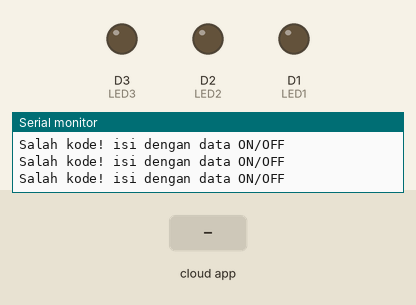
This sketch was run on a simulated ESP8266 (NodeMCU). On the bench: output pins drawn as LEDs (lit = HIGH), the last lines printed to the serial monitor. Inputs (shaded band) come from the test bench. WiFi joins after 1.5 s; servers stay silent unless stated; the Firebase database answers and starts empty.

Above: at 2.7 s.
2.8 s: the phone or cloud app sets Led1 to ON
At 4.1 s:
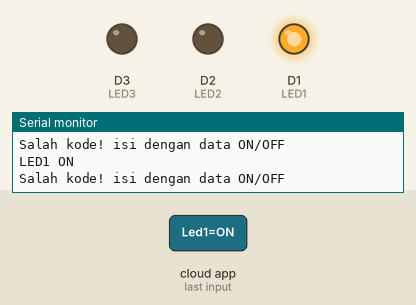
4.5 s: the phone or cloud app sets Led2 to ON
At 5.3 s:
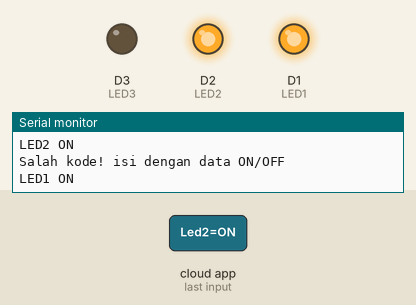
6.0 s: the phone or cloud app sets Led1 to OFF
At 7.3 s:
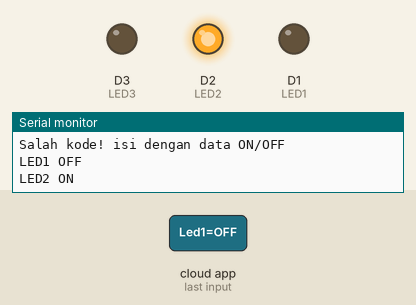
7.6 s: the phone or cloud app sets Led3 to ON
At 9.0 s:
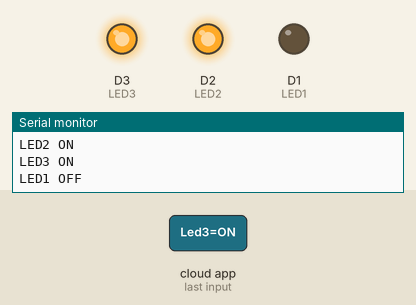
9.3 s: the phone or cloud app sets Led2 to OFF
At 10.0 s:
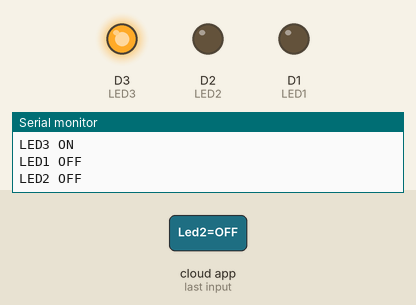
10.9 s: the phone or cloud app sets Led1 to ON
At 11.9 s:
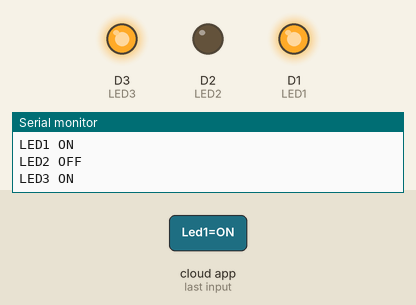
Timing chart, 0 to 13.6 s (numbered marks = the images above; inputs shaded):
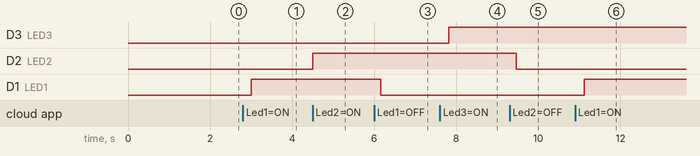

The sketch:

Firebase.ino
```cpp
#include "FirebaseESP8266.h"
#include <ESP8266WiFi.h>

const char* ssid = "SSID";
const char* password = "PASSWORD";

FirebaseData firebaseData;

#define LED1 D1
#define LED2 D2
#define LED3 D3

void setup() {
  Serial.begin(115200);
  pinMode(LED1, OUTPUT);
  pinMode(LED2, OUTPUT);
  pinMode(LED3, OUTPUT);
  digitalWrite(LED1, LOW); //nilai awal LED1 akan off
  digitalWrite(LED2, LOW); //nilai awal LED2 akan off
  digitalWrite(LED3, LOW); //nilai awal LED3 akan off

  ConnectWifi();
  Firebase.begin("https://esp8266-60018-default-rtdb.asia-southeast1.firebasedatabase.app/", "AIzaSyDBLxxx");
  //Firebase.begin("firebase host", "firebase auth database");
}

void ConnectWifi() {
  WiFi.begin(ssid, password);
  //memulai menghubungkan ke wifi router
  while (WiFi.status() != WL_CONNECTED) {
    delay(500);
    Serial.print("."); //status saat mengkoneksikan
  }
  Serial.println("Sukses terkoneksi Wifi!");
  Serial.println("IP Address:"); //alamat ip lokal
  Serial.println(WiFi.localIP());
}

void loop() {
  if (Firebase.getString(firebaseData, "/Led1")) { //misal database diberikan nama LED1
    if  (firebaseData.dataType() == "string")
    {
      String FBStatus = firebaseData.stringData();
      if (FBStatus == "ON") {
      Serial.println("LED1 ON");
      digitalWrite(LED1, HIGH); }
        else if (FBStatus == "OFF") {
        Serial.println("LED1 OFF");
        digitalWrite(LED1, LOW);
          }
      else {Serial.println("Salah kode! isi dengan data ON/OFF");}
    }
  }
  if (Firebase.getString(firebaseData, "/Led2")) { //misal database diberikan nama LED2
    if  (firebaseData.dataType() == "string")
    {
      String FBStatus = firebaseData.stringData();
      if (FBStatus == "ON") {
      Serial.println("LED2 ON");
      digitalWrite(LED2, HIGH); }
        else if (FBStatus == "OFF") {
        Serial.println("LED2 OFF");
        digitalWrite(LED2, LOW);
          }
      else {Serial.println("Salah kode! isi dengan data ON/OFF");}
    }
  }
 if (Firebase.getString(firebaseData, "/Led3")) { //misal database diberikan nama LED3
    if  (firebaseData.dataType() == "string")
    {
      String FBStatus = firebaseData.stringData();
      if (FBStatus == "ON") {
      Serial.println("LED3 ON");
      digitalWrite(LED3, HIGH); }
        else if (FBStatus == "OFF") {
        Serial.println("LED3 OFF");
        digitalWrite(LED3, LOW);
          }
      else {Serial.println("Salah kode! isi dengan data ON/OFF");}
    }
  }
}
```

Measured:
- after the input at 2.8 s, D1 (LED1): LOW → HIGH after 0.21 s
- after the input at 4.5 s, D2 (LED2): LOW → HIGH at once
- after the input at 6.0 s, D1 (LED1): HIGH → LOW after 0.16 s
- after the input at 7.6 s, D3 (LED3): LOW → HIGH after 0.21 s
- after the input at 9.3 s, D2 (LED2): HIGH → LOW after 0.17 s
- after the input at 10.9 s, D1 (LED1): LOW → HIGH after 0.22 s
